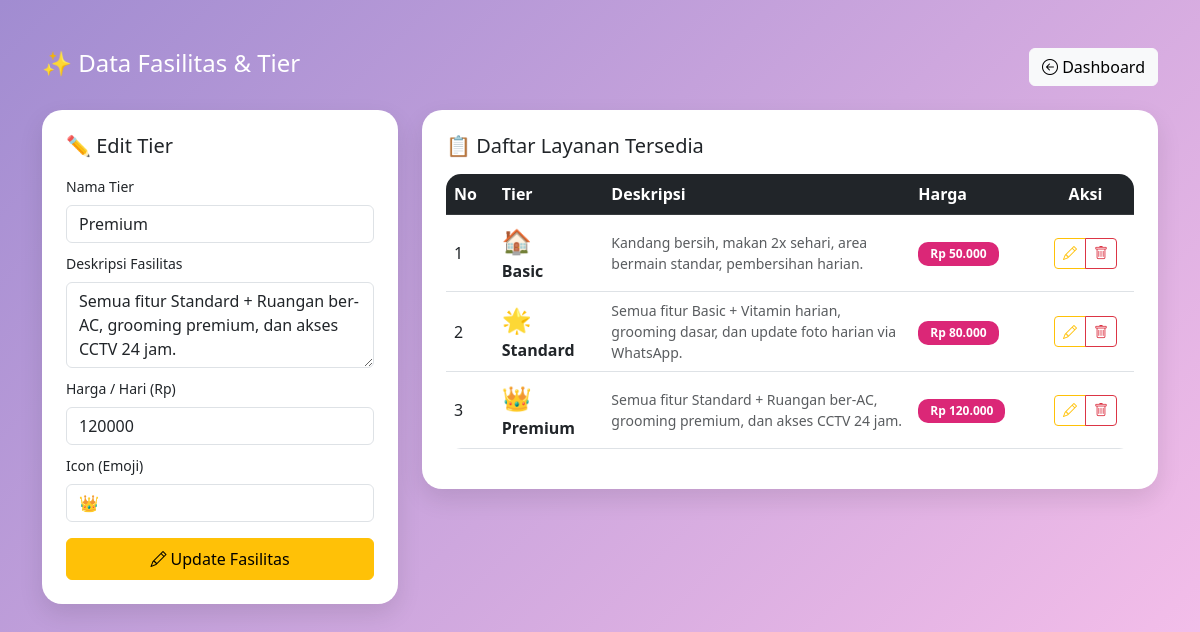
The page /fasilitas.php?edit&id=3 on the database its author committed.
### tables this page shows
CREATE TABLE IF NOT EXISTS fasilitas (
    id_fasilitas INT AUTO_INCREMENT PRIMARY KEY,
    nama_fasilitas VARCHAR(50) NOT NULL,
    deskripsi TEXT,
    harga_per_hari INT NOT NULL,
    icon VARCHAR(20),
    created_at TIMESTAMP DEFAULT CURRENT_TIMESTAMP
);

### fasilitas.php (the view, shortened to what this page needs)
<?php
include "koneksi.php";
$edit = null;
if (isset($_GET["edit"])) {
    $ambil = mysqli_query(
        $conn,
        "SELECT * FROM fasilitas WHERE id_fasilitas='$_GET[id]'",
    );
    $edit = mysqli_fetch_array($ambil);
}
?>
<!DOCTYPE html>
<html>
<head>
<link href="https://cdn.jsdelivr.net/npm/bootstrap@5.3.0/dist/css/bootstrap.min.css" rel="stylesheet">
<link href="https://cdn.jsdelivr.net/npm/bootstrap-icons@1.10.5/font/bootstrap-icons.css" rel="stylesheet">
</head>
<body>
<div class="container py-5">
    <div class="d-flex justify-content-between align-items-center mb-4">
        <h4 class="text-white">✨ Data Fasilitas & Tier</h4>
        <a href="index.php" class="btn btn-light">
            <i class="bi bi-arrow-left-circle"></i> Dashboard
        </a>
    </div>
    <div class="row g-4">
        <div class="col-md-4">
            <div class="card card-custom p-4">
                <h5 class="mb-3">
                    <?= $edit ? "✏️ Edit Tier" : "➕ Tambah Tier" ?>
                </h5>
                <form method="POST">
                    <div class="mb-2">
                        <label class="form-label small">Nama Tier</label>
                        <input type="text" name="nama_fasilitas" class="form-control"
                            placeholder="Contoh: Premium"
                            value="<?= $edit["nama_fasilitas"] ?? "" ?>" required>
                    </div>
                    <div class="mb-2">
                        <label class="form-label small">Deskripsi Fasilitas</label>
                        <textarea name="deskripsi" class="form-control" rows="3"
                            placeholder="Apa saja yang didapat?" required><?= $edit[
                                "deskripsi"
                            ] ?? "" ?></textarea>
                    </div>
                    <div class="mb-2">
                        <label class="form-label small">Harga / Hari (Rp)</label>
                        <input type="number" name="harga" class="form-control"
                            placeholder="Contoh: 100000"
                            value="<?= $edit["harga_per_hari"] ??
                                "" ?>" required>
                    </div>
                    <div class="mb-3">
                        <label class="form-label small">Icon (Emoji)</label>
                        <input type="text" name="icon" class="form-control"
                            placeholder="Contoh: 👑"
                            value="<?= $edit["icon"] ?? "" ?>">
                    </div>
                    <?php if ($edit) { ?>
                        <button name="update" class="btn btn-warning w-100 py-2">
                            <i class="bi bi-pencil"></i> Update Fasilitas
                        </button>
                    <?php } else { ?>
                        <button name="simpan" class="btn btn-primary w-100 py-2" style="background-color: #8e44ad; border: none;">
                            <i class="bi bi-save"></i> Simpan Tier
                        </button>
                    <?php } ?>
                </form>
            </div>
        </div>
        <div class="col-md-8">
            <div class="card card-custom p-4">
                <h5 class="mb-3">📋 Daftar Layanan Tersedia</h5>
                <table class="table table-hover table-custom">
                    <thead class="table-dark">
                        <tr>
                            <th>No</th>
                            <th>Tier</th>
                            <th>Deskripsi</th>
                            <th>Harga</th>
                            <th class="text-center">Aksi</th>
                        </tr>
                    </thead>
                    <tbody>
                    <?php
                    $no = 1;
                    $data = mysqli_query(
                        $conn,
                        "SELECT * FROM fasilitas ORDER BY harga_per_hari ASC",
                    );
                    while ($d = mysqli_fetch_array($data)) { ?>
                    <tr class="align-middle">
                        <td><?= $no++ ?></td>
                        <td>
                            <span class="fs-4"><?= $d["icon"] ?></span> <br>
                            <strong><?= $d["nama_fasilitas"] ?></strong>
                        </td>
                        <td class="small text-muted" style="max-width: 250px;"><?= $d[
                            "deskripsi"
                        ] ?></td>
                        <td><span class="badge badge-price">Rp <?= number_format(
                            $d["harga_per_hari"],
                            0,
                            ",",
                            ".",
                        ) ?></span></td>
                        <td class="text-center">
                            <div class="btn-group">
                                <a href="?edit&id=<?= $d[
                                    "id_fasilitas"
                                ] ?>" class="btn btn-outline-warning btn-sm">
                                    <i class="bi bi-pencil"></i>
                                </a>
                                <a href="?hapus&id=<?= $d["id_fasilitas"] ?>"
                                   class="btn btn-outline-danger btn-sm"
                                   onclick="return confirm('Hapus tier ini?')">
                                    <i class="bi bi-trash"></i>
                                </a>
                            </div>
                        </td>
                    </tr>
                    <?php }
                    ?>
                    </tbody>
                </table>
            </div>
        </div>
    </div>
</div>
</body>
</html>

### fasilitas.php (style rules this page uses)
body { background: linear-gradient(135deg, #A18CD1 0%, #FBC2EB 100%); font-family: 'Segoe UI', sans-serif; min-height: 100vh; }
.card-custom { border-radius: 20px; border: none; box-shadow: 0 10px 25px rgba(0,0,0,0.1); }
.table-custom { border-radius: 15px; overflow: hidden; background: white; }
.badge-price { background-color: #db2777; color: white; padding: 0.5em 1em; border-radius: 10px; }

### rows shown on the page
fasilitas: nama_fasilitas "Premium", deskripsi "Semua fitur Standard + Ruangan ber-AC, grooming premium, dan akses CCTV 24 jam.", harga "120000", icon "👑", harga_per_hari "120.000"
fasilitas: icon "🏠", nama_fasilitas "Basic", deskripsi "Kandang bersih, makan 2x sehari, area bermain standar, pembersihan harian.", harga_per_hari "50.000"
fasilitas: icon "🌟", nama_fasilitas "Standard", deskripsi "Semua fitur Basic + Vitamin harian, grooming dasar, dan update foto harian via WhatsApp.", harga_per_hari "80.000"
